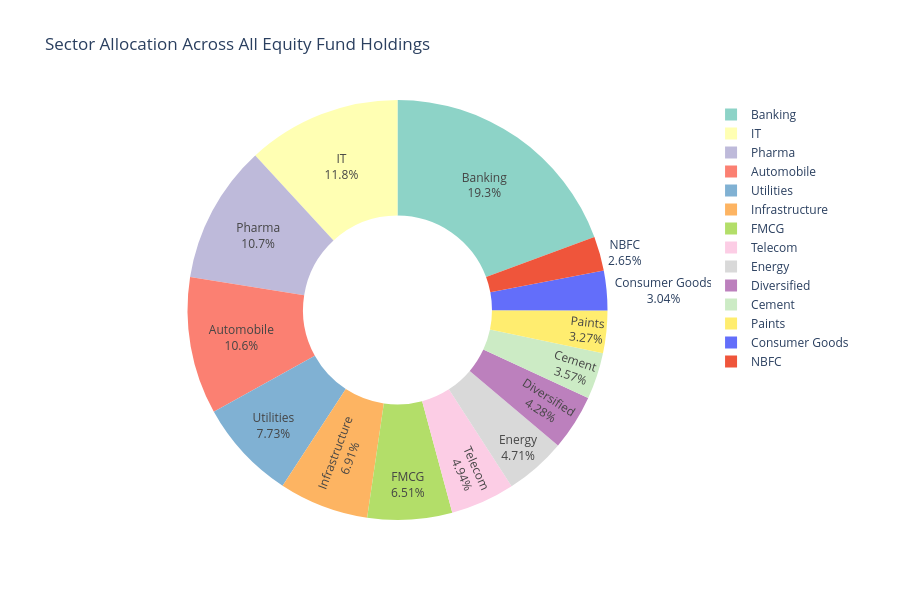

Notebook code for this chart:
### Markdown cell above
---
## 9. Sector Allocation Donut Chart

Aggregate sector weights from `portfolio_holdings.csv`, summed by market
value across all 34 equity funds in the dataset (the 6 debt funds have no
stock holdings, so they're correctly excluded).

### Code cell
sector_totals = holdings.groupby("sector")["market_value_cr"].sum().sort_values(ascending=False)
print("Sector exposure (₹ Crore):")
print(sector_totals)
print(f"\nTotal across all equity holdings: ₹{sector_totals.sum():,.0f} Cr")
print(f"Top sector ({sector_totals.index[0]}) share: {sector_totals.iloc[0]/sector_totals.sum()*100:.1f}%")

fig = go.Figure(data=[go.Pie(
    labels=sector_totals.index, values=sector_totals.values,
    hole=0.45, textinfo="label+percent",
    marker=dict(colors=px.colors.qualitative.Set3),
)])
fig.update_layout(
    title="Sector Allocation Across All Equity Fund Holdings",
    height=600, showlegend=True,
)
fig.write_image(str(CHART_DIR / "09_sector_allocation_donut.png"), scale=2)
fig.show()

### Figure 1 — Plotly figure (JSON) as saved in the notebook; plotly's stock layout.template omitted (floating-point values rounded to 4 significant figures)
{"data": [{"hole": 0.45, "labels": ["Banking", "IT", "Pharma", "Automobile", "Utilities", "Infrastructure", "FMCG", "Telecom", "Energy", "Diversified", "Cement", "Paints", "Consumer Goods", "NBFC"], "marker": {"colors": ["rgb(141,211,199)", "rgb(255,255,179)", "rgb(190,186,218)", "rgb(251,128,114)", "rgb(128,177,211)", "rgb(253,180,98)", "rgb(179,222,105)", "rgb(252,205,229)", "rgb(217,217,217)", "rgb(188,128,189)", "rgb(204,235,197)", "rgb(255,237,111)"]}, "textinfo": "label+percent", "type": "pie", "values": [62840.0, 38480.0, 34610.0, 34300.0, 25110.0, 22430.0, 21150.0, 16050.0, 15290.0, 13900.0, 11610.0, 10610.0, 9860.0, 8615.0]}], "layout": {"height": 600, "showlegend": true, "title": {"text": "Sector Allocation Across All Equity Fund Holdings"}}}
